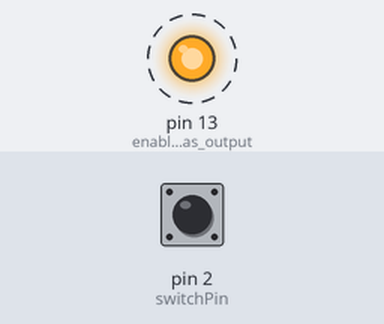
Recording of a sketch running on a simulated Arduino Uno, built with avr-gcc and run on an emulated ATmega328P. Shown: output pins drawn as LEDs (lit = HIGH). Dashed ring = blinking. The test bench sets the inputs (shaded band); at power-on: pin 2 (switchPin) HIGH.

Above: at 0.2 s.
Timing chart, 0 to 3.0 s (numbered marks = the images above):
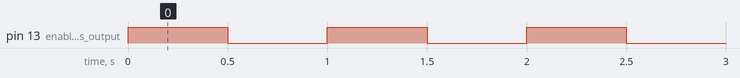

Measured:
- by itself, pin 13 (enable_LED_pin_as_output): alternates HIGH for 0.50 s and LOW for 0.50 s

The sketch:

2.15.0_break_statement_20240415.ino
```cpp
/*
Book: 2020#Margolis_Arduino-Cookbook.pdf
Chapter 2.15: page:78

Sketch: breaking out of a loop
Wiring: ---

* break sketch
* Demonstrate the use of the break statement

* My modification:
* oryginal code

MK:
C:2024.04.15
M:2020.04.15
*/

const int switchPin = 2; // digital input

void setup()
{
 Serial.begin(9600);
 pinMode(LED_BUILTIN, OUTPUT); // enable LED pin as output
 pinMode(switchPin, INPUT_PULLUP); // enable button pin as input
}

void loop()
{
 while(true) // endless loop
 {
  if(digitalRead(switchPin) == LOW)
  {
    break; // exit the loop if the switch is pressed
  }
  // continuously blinkig if switch is not pressed
  blink(); // call a function to turn an LED on and OFF
 }

}

void blink()
{
  digitalWrite(LED_BUILTIN, HIGH);
  delay(500);
  digitalWrite(LED_BUILTIN, LOW);
  delay(500);
}
```
